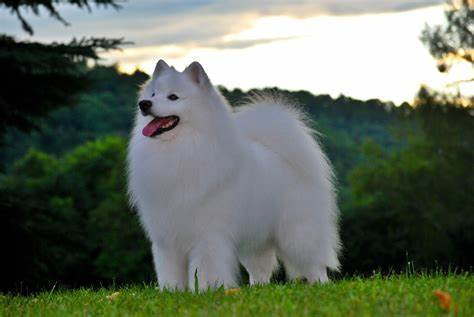
#> input picture photos/d.jpeg, 474 x 317 px
$ python BGR.PY
#> lines starting #> are read from the running program, lines starting #| are printed output that depends on the picture
import cv2 as cv
import numpy as np
img = cv.imread('photos/d.jpeg')
#> img is the input picture: shape (317, 474, 3); mean B, G, R 96.4, 110, 100.5
cv.imshow('dog', img)

blank = np.zeros(img.shape[:2], dtype='uint8')

b, g, r = cv.split(img)
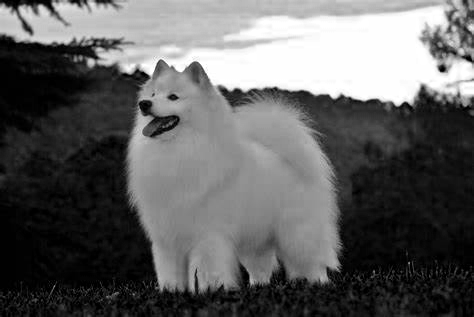
#> b: shape (317, 474); min 0, max 255, mean 96.4
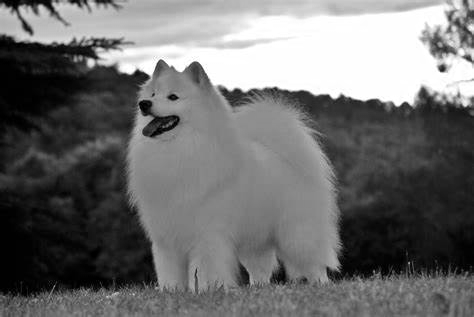
#> g: shape (317, 474); min 0, max 255, mean 110
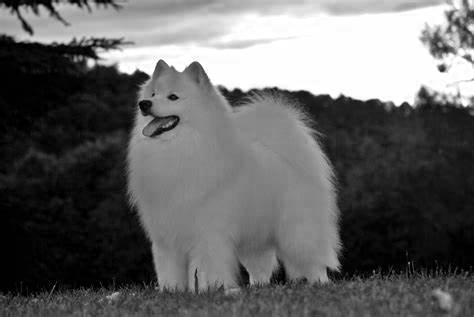
#> r: shape (317, 474); min 0, max 255, mean 100.5

blue = cv.merge([b, blank, blank])
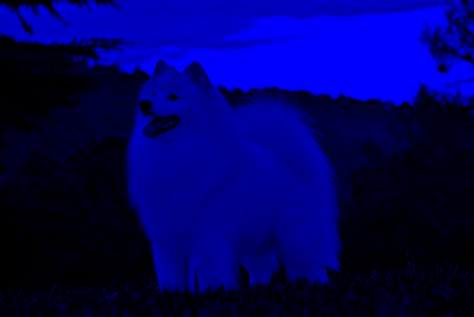
#> blue: shape (317, 474, 3); mean of channels 0, 1, 2 96.4, 0, 0; drawn as B, G, R
green = cv.merge([blank, g, blank])
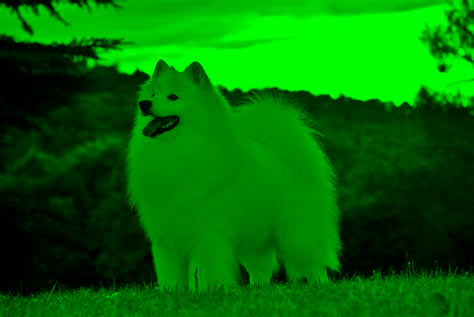
#> green: shape (317, 474, 3); mean of channels 0, 1, 2 0, 110, 0; drawn as B, G, R
red = cv.merge([blank, blank, r])
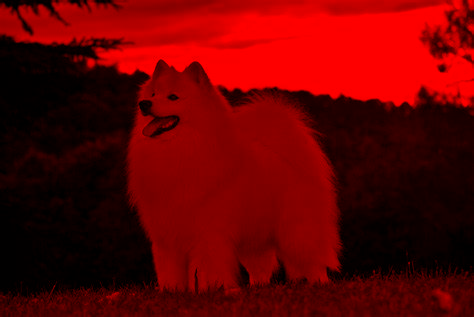
#> red: shape (317, 474, 3); mean of channels 0, 1, 2 0, 0, 100.5; drawn as B, G, R

cv.imshow('blue', blue)
cv.imshow('green', green)
cv.imshow('red', red)

merge = cv.merge((b, g, r))
cv.imshow("merge", merge)

cv.waitKey(0)
cv.destroyAllWindows()

$ run again, with photos/1.jpeg copied over photos/d.jpeg
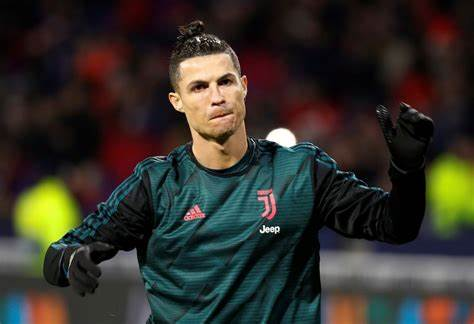
#> input picture photos/1.jpeg, 474 x 324 px
#> img is the input picture: shape (324, 474, 3); mean B, G, R 42.4, 49.4, 52.2
#> `green = cv.merge([blank, g, blank])`:
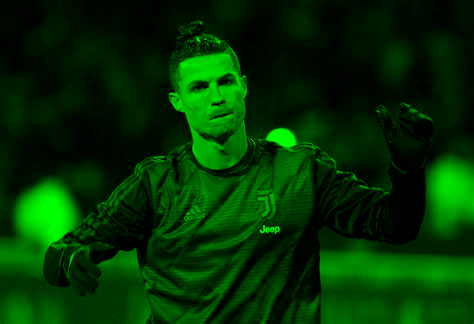
#> green: shape (324, 474, 3); mean of channels 0, 1, 2 0, 49.4, 0; drawn as B, G, R
#> `red = cv.merge([blank, blank, r])`:
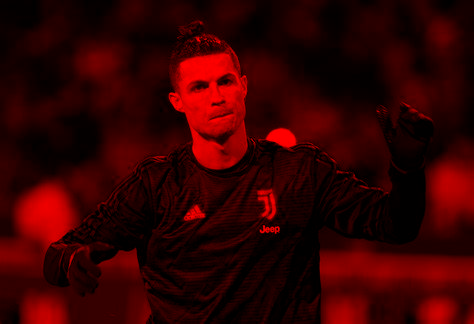
#> red: shape (324, 474, 3); mean of channels 0, 1, 2 0, 0, 52.2; drawn as B, G, R

$ run again, with photos/g.jpeg copied over photos/d.jpeg
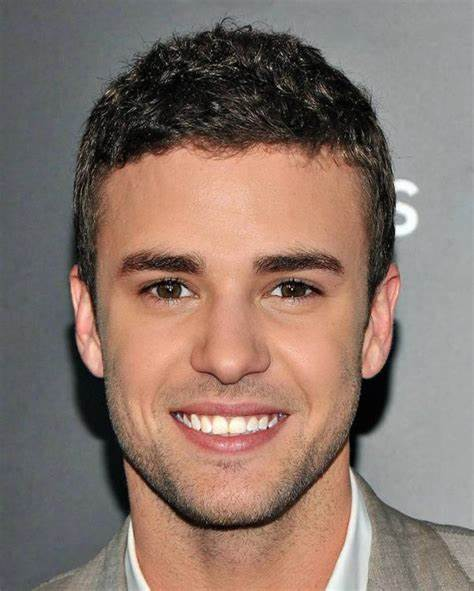
#> input picture photos/g.jpeg, 474 x 591 px
#> img is the input picture: shape (591, 474, 3); mean B, G, R 107.5, 117.2, 137.3
#> `green = cv.merge([blank, g, blank])`:
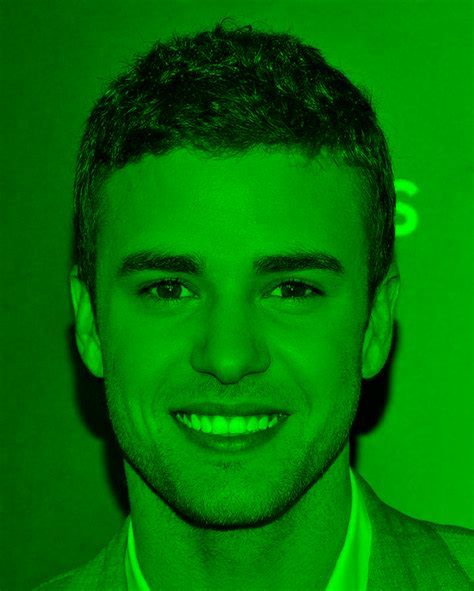
#> green: shape (591, 474, 3); mean of channels 0, 1, 2 0, 117.2, 0; drawn as B, G, R
#> `red = cv.merge([blank, blank, r])`:
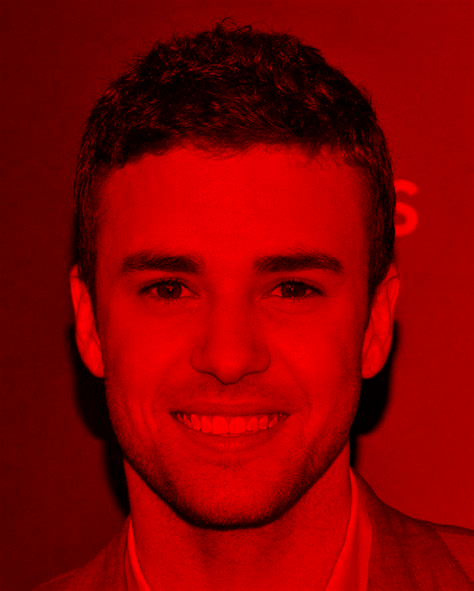
#> red: shape (591, 474, 3); mean of channels 0, 1, 2 0, 0, 137.3; drawn as B, G, R
